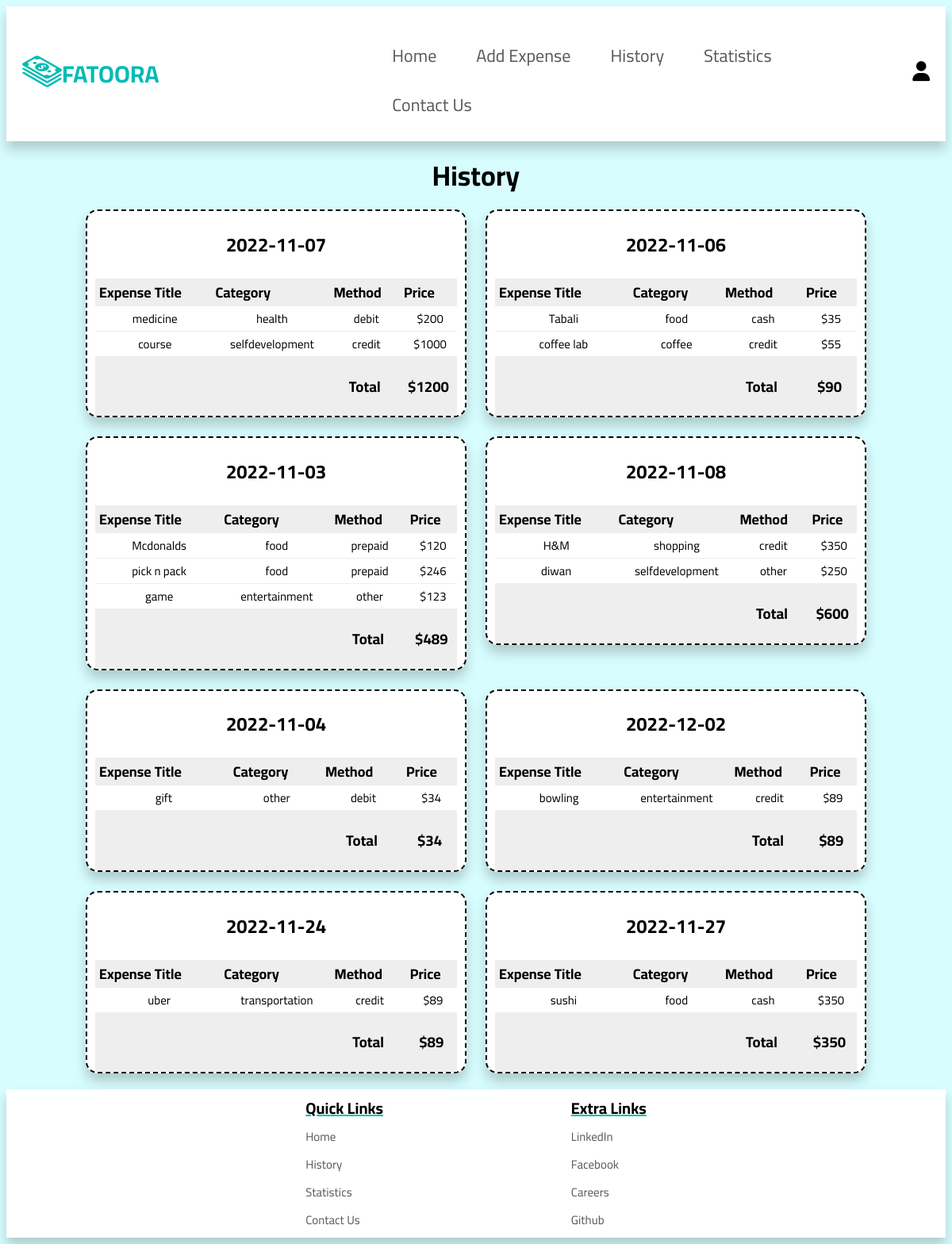
/history.php (signed in), run on the app's committed database.
### tables this page shows
CREATE TABLE `expenses` (
  `exID` int(100) NOT NULL,
  `UserID` int(100) NOT NULL,
  `date` varchar(255) NOT NULL,
  `method` varchar(255) NOT NULL,
  `category` varchar(255) NOT NULL,
  `name` varchar(255) NOT NULL,
  `amount` double NOT NULL,
  `note` varchar(255) NOT NULL,
  `image` varchar(255) NOT NULL
);

### history.php (the view, shortened to what this page needs)
<?php
include 'Templates/config.php';
$user_id = $_SESSION['user_id'];
 ?>
<!DOCTYPE html>
<html lang="en" dir="ltr">
  <head>
    <link rel="stylesheet" href="CSS/history_styles.css">
  </head>
  <body>
    <?php include 'Templates/navbar.php'; ?>
    <section class="results">
      <h1>History</h1>
      <div class="container">
        <?php
        $select_user_expenses = mysqli_query($conn, "SELECT DISTINCT `date` FROM `expenses` WHERE UserID = '$user_id'") or die('query failed');
        if(mysqli_num_rows($select_user_expenses) > 0){
           while($date = mysqli_fetch_assoc($select_user_expenses)){
         ?>
        <div class="box">
          <div class="name">
            <h2><?php echo $date['date']; ?></h2>
          </div>
          <table class="table">
            <thead class="tabletitle">
              <th>Expense Title</th>
              <th>Category</th>
              <th>Method</th>
              <th>Price</th>
            </thead>
            <?php
            $expense_date = $date["date"];
            $select_date_expenses = mysqli_query($conn, "SELECT * FROM `expenses` WHERE UserID = '$user_id' AND `date` = '$expense_date' ") or die('query failed');
            $subTotal = 0;
            if(mysqli_num_rows($select_date_expenses) > 0){
               while($expense = mysqli_fetch_assoc($select_date_expenses)){
             ?>
            <tr class="rowitem">
              <td class="itemtext"><?php echo htmlspecialchars($expense['name']); ?></td>
              <td class="itemtext"><?php echo htmlspecialchars($expense['category']); ?></td>
              <td class="itemtext"><?php echo htmlspecialchars($expense['method']); ?></td>
              <td class="itemtext"><?php echo htmlspecialchars('$'.$expense['amount']); ?></td>
            </tr>
            <?php
            $subTotal += $expense['amount'];
                }
              }
              ?>
            <tr class="tabletitle">
              <td></td>
              <td></td>
              <td><h3>Total</h3></td>
              <td><h3><?php echo htmlspecialchars('$'.$subTotal); ?></h3></td>
            </tr>
          </table>
        </div>
        <?php
              }
          }else{ ?>
              <p class="empty">No expenses yet!</p>
        <?php
          }
        ?>
      </div>
    </section>
    <?php include 'Templates/footer.php'; ?>
  </body>
</html>

### Templates/navbar.php (shortened to what this page needs)
<link rel="stylesheet" href="CSS/navbar_styles.css">
<header class="header">
    <div class="flex">
      <div class="logo">
        <a href="home.php" class="logo-text">Fatoora</a>
      </div>
      <nav class="navbar">
        <ul class="navbar-ul">
          <li class="navbar-li" ><a href='home.php'>Home</a></li>
          <li class="navbar-li" ><a href='expense.php'>Add Expense</a></li>
          <li class="navbar-li" ><a href='history.php'>History</a></li>
          <li class="navbar-li" ><a href='statistics.php'>Statistics</a></li>
          <li class="navbar-li" ><a href='contact_us.php'>Contact Us</a></li>
        </ul>
      </nav>
      <div class="icons">
        <div id="user-btn" class="fas fa-user"></div>
      </div>
    </div>
</header>

### Templates/footer.php
<link rel="stylesheet" href="CSS/footer_styles.css">
<footer>
  <div class="footer">
      <div class="box">
          <h3 class="footerSubT">Quick links</h3>
          <a href="home.php">Home</a>
          <a href="history.php">History</a>
          <a href="statistics.php">Statistics</a>
          <a href="contact_us.php">Contact Us</a>
      </div>
      <div class="box">
          <h3 class="footerSubT">Extra links</h3>
          <a href="linkedin.com">LinkedIn</a>
          <a href="facebook.com">Facebook</a>
          <a href="#">Careers</a>
          <a href="https://github.com/TKH-Fatoora/Fatoora">Github</a>
      </div>
    </div>
</footer>

### CSS/history_styles.css (style rules this page uses)
.results h1 { text-align: center; padding: 0; margin-top: 10px; margin-bottom: 0; font-size: 35px; }
.results .container { max-width: 100%; margin:0 auto; display: grid; grid-template-columns: repeat(auto-fit, 30rem); gap:1.5rem; align-items: flex-start; justify-content: center; padding: 10px; margin-bottom: 10px; }
.results .container .box { text-align: center; padding: 0 10px; border:2px dashed black; background-color: white; box-shadow: 0 10px 15px rgba(0,0,0,.2); border-radius: 15px; position: relative; width: 95%; }
.results .container .box .table { width: 100%; border-collapse: collapse; }
.tabletitle { background: #EEE; margin-left: 2%; }
.tabletitle th { font-size: 18px; text-align: left; padding-left: 5px; }
.rowitem { border-bottom: 1px solid #EEE; margin-right: 5%; }
.itemtext { font-size: 15px; padding-left: 5px; }

### CSS/navbar_styles.css (style rules this page uses)
:root { --navItem: #00BCB4; --white: #ffffff; }
body { background-color: #D8FDFE; font-family: "Cairo", sans-serif; }
.header { position: sticky; top:0; left:0; right:0; background-color: white; z-index: 1000; box-shadow: 0 10px 15px rgba(0,0,0,0.2); }
.header .flex { display: flex; align-items: center; justify-content: space-between; padding:15px 20px; margin:0; position: relative; }
.header .flex .logo { display: flex; justify-content: space-between; }
.header .flex .logo-icon { width: 50px; height: 50px; fill: #00BCB4; }
.header .flex .logo-text { font-size: 30px; color: #00BCB4; text-decoration: none; font-weight: bolder; text-transform: uppercase; }
.header .flex .navbar { margin-left: 20%; }
.header .flex .navbar .navbar-ul { list-style: none; text-decoration: none; }
.header .flex .navbar .navbar-ul .navbar-li { float: left; position: relative; }
.header .flex .navbar .navbar-ul .navbar-li a { font-size: 22px; padding: 10px 25px; display: block; color:#595959; text-decoration: none; }
.header .flex .icons > * { font-size: 25px; margin-left: 10px; color: black; cursor: pointer; }

### CSS/footer_styles.css (style rules this page uses)
footer { background-color: white; z-index: 1000; box-shadow: 0 10px 15px rgba(0,0,0,0.2); width: 100%; bottom: 0; left: 0; right: 0; padding: 5px 0; }
footer .footer { margin:0; display: flex; align-items: flex-start; justify-content: center; }
footer .footer .box { margin: 0 10% }
footer .footer .box .footerSubT { font-size: 20px; color:black; margin: 0; text-transform: capitalize; text-decoration: underline; text-decoration-color: #00BCB4 }
footer .footer a { font-size: 15px; color: #595959; padding:3px 0; display: block; text-decoration: none; }

### data on the page
expenses: name "medicine", category "health", method "debit", amount "$200"
expenses: name "course", category "selfdevelopment", method "credit", amount "$1000"
expenses: name "Tabali", category "food", method "cash", amount "$35"
expenses: name "coffee lab", category "coffee", method "credit", amount "$55"
expenses: name "Mcdonalds", category "food", method "prepaid", amount "$120"
expenses: name "pick n pack", category "food", method "prepaid", amount "$246"
expenses: name "game", category "entertainment", method "other", amount "$123"
expenses: name "H&M", category "shopping", method "credit", amount "$350"
expenses: name "diwan", category "selfdevelopment", method "other", amount "$250"
expenses: name "gift", category "other", method "debit", amount "$34"
expenses: name "bowling", category "entertainment", method "credit", amount "$89"
expenses: name "uber", category "transportation", method "credit", amount "$89"
expenses: name "sushi", category "food", method "cash", amount "$350"

### other printed values
$date['date'] "2022-11-07"
$date['date'] "2022-11-06"
$date['date'] "2022-11-03"
$date['date'] "2022-11-08"
$date['date'] "2022-11-04"
$date['date'] "2022-12-02"
$date['date'] "2022-11-24"
$date['date'] "2022-11-27"
